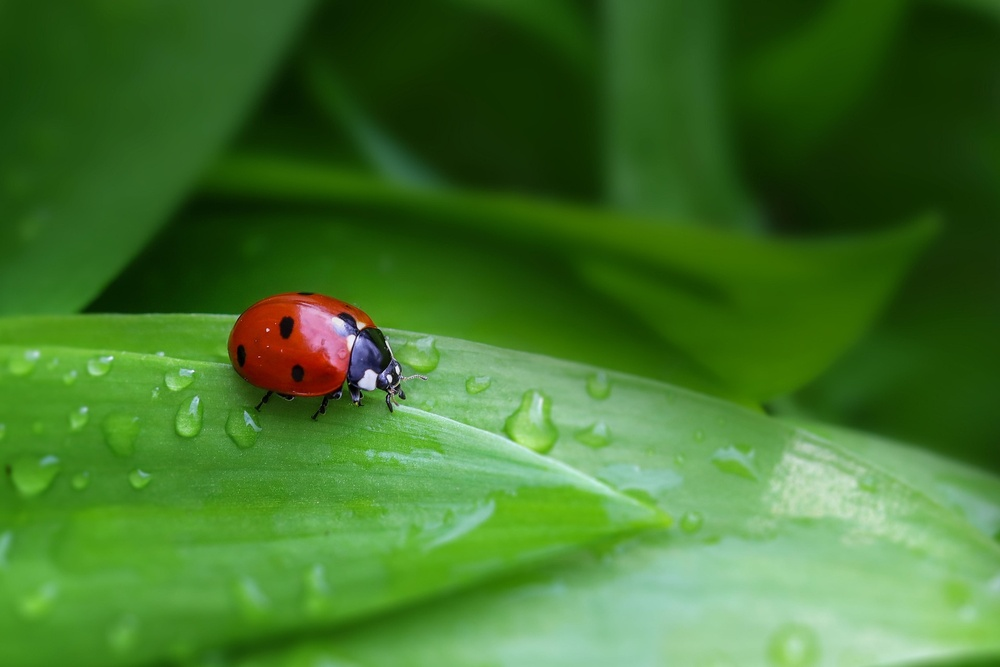
#> input picture 8-Image Segmentation/k-Means Algorithm/ladybug.jpg, 1000 x 667 px, shrunk from 1920 x 1280 before the run
$ python main.py
#> lines starting #> are read from the running program, lines starting #| are printed output that depends on the picture
import cv2
import numpy as np
import matplotlib.pyplot as plt

def show_results(img1, img2):
    plt.figure(figsize=(10,6))
    plt.subplot(121)
    plt.imshow(img1)
    plt.title('Original Image')

    plt.subplot(122)
    plt.imshow(img2)
    plt.title(f'Segmented with k-Means K:{K}')
    plt.show()


img = cv2.imread('ladybug.jpg')
#> img is the input picture: shape (667, 1000, 3); mean B, G, R 43.7, 116.5, 65.7
img = cv2.cvtColor(img, cv2.COLOR_BGR2RGB)

Z = img.reshape((-1,3))
Z = np.float32(Z)

criteria = (cv2.TermCriteria_EPS + cv2.TERM_CRITERIA_MAX_ITER, 10, 0.1)
K = 8
ret, label, center = cv2.kmeans(Z, K, None, criteria, 10, cv2.KMEANS_PP_CENTERS)
#> ret = 235230013.3; center = [[47.82, 102.8, 21.33], [126.7, 185, 118], [17.53, 49.2, 2.66], [95.79, 166.5, 68.49], [74.61, 147.9, 34.95], [159.2, 206.1, 163.5], [30.64, 79.12, 7.51], [142.7, 35.44, 10.3]]

center = np.uint8(center)
#> center = [[47, 102, 21], [126, 185, 118], [17, 49, 2], [95, 166, 68], [74, 147, 34], [159, 206, 163], [30, 79, 7], [142, 35, 10]]
res = center[label.flatten()]
segmented_image = res.reshape((img.shape))
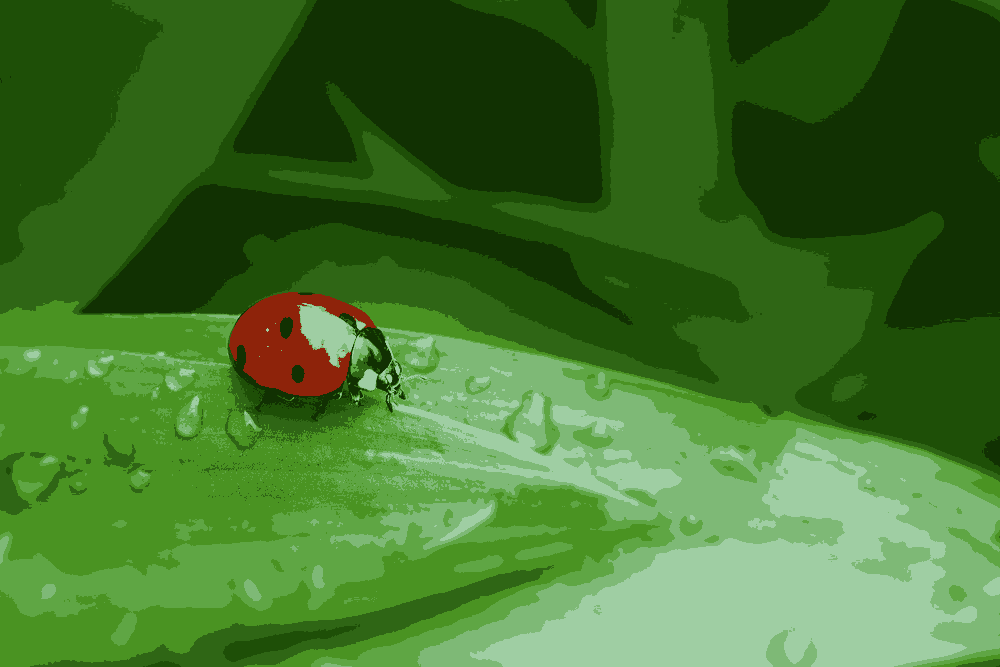
#> segmented_image: shape (667, 1000, 3); mean R, G, B 65.1, 116.1, 43.2

show_results(img, segmented_image)
#> in show_results, `plt.show()`:
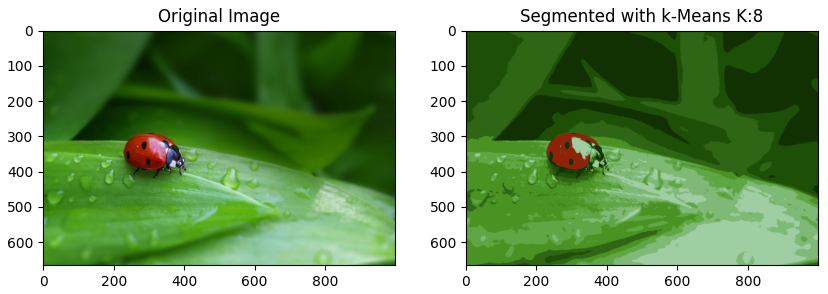
#> figure drawn by matplotlib, 2 panels
